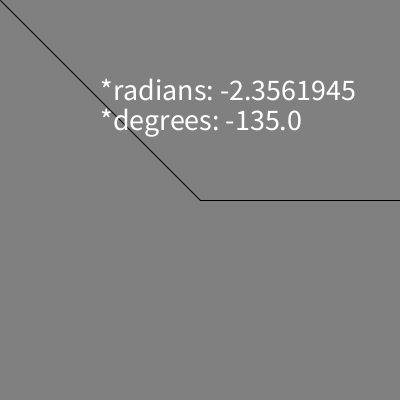
Frame 1 (no input)
Frame 60 (the mouse pressed at the canvas centre just before this capture): identical to frame 1, image omitted
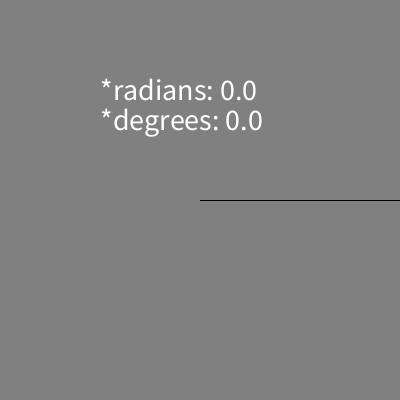
Frame 120 (the mouse held since frame 60 and released just before this capture)

The Processing sketch that drew these frames (run headless with seeded random() and noise(); from frame 60 on, the mouse is pressed at the canvas centre):

// Processing sketch: week05_3_atan2_dy_dx_text_radians_degrees
// ── week05_3_atan2_dy_dx_text_radians_degrees.pde
// week05_3_atan2_dy_dx_text_radians_degrees
// degrees vs. radians 結合 week04_01 和 week05_2
void setup(){
  size(400,400);
}
void draw(){
  background(128);
  line(200,200,400,200);
  line(200,200,mouseX,mouseY);
  float dx = mouseX-200, dy = mouseY-200;
  float a = atan2(dy,dx); // 神奇的三角函式, 可找到 arc 弧的 radians
  // atan2()出來的值, 介於-PI~+PI 中間
  arc(200,200,200,200,0,a,PIE); // 把算出來的 arc radians拿藍用
  textSize(30);
  text("*radians: " + a,100,100); // radians 弧度/弳度
  text("*degrees: " + degrees(a),100,130); // degrees 度
}
